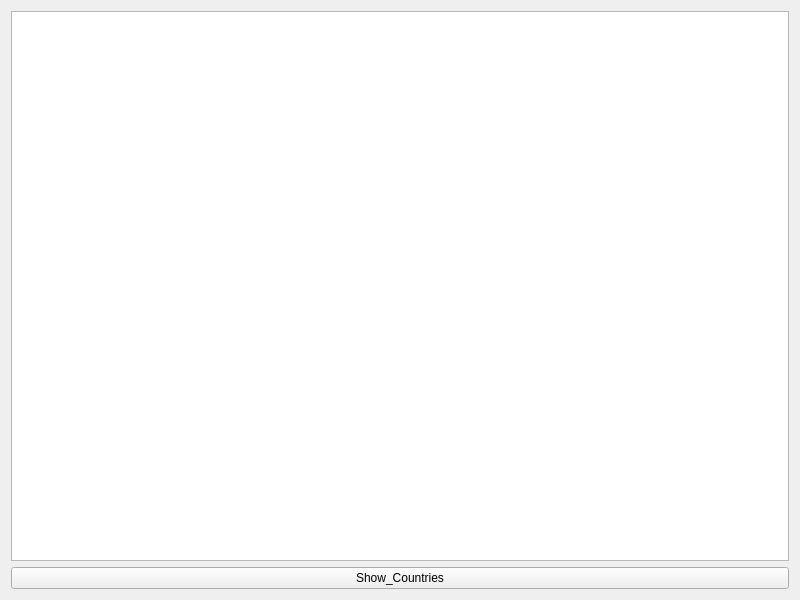
<?xml version="1.0" encoding="UTF-8"?>
<ui version="4.0">
 <class>Widget</class>
 <widget class="QWidget" name="Widget">
  <property name="geometry">
   <rect>
    <x>0</x>
    <y>0</y>
    <width>800</width>
    <height>600</height>
   </rect>
  </property>
  <property name="windowTitle">
   <string>Widget</string>
  </property>
  <layout class="QVBoxLayout" name="verticalLayout">
   <item>
    <widget class="QTableView" name="tableView"/>
   </item>
   <item>
    <widget class="QPushButton" name="pushButton">
     <property name="text">
      <string>Show_Countries</string>
     </property>
    </widget>
   </item>
  </layout>
 </widget>
 <resources/>
 <connections/>
</ui>
